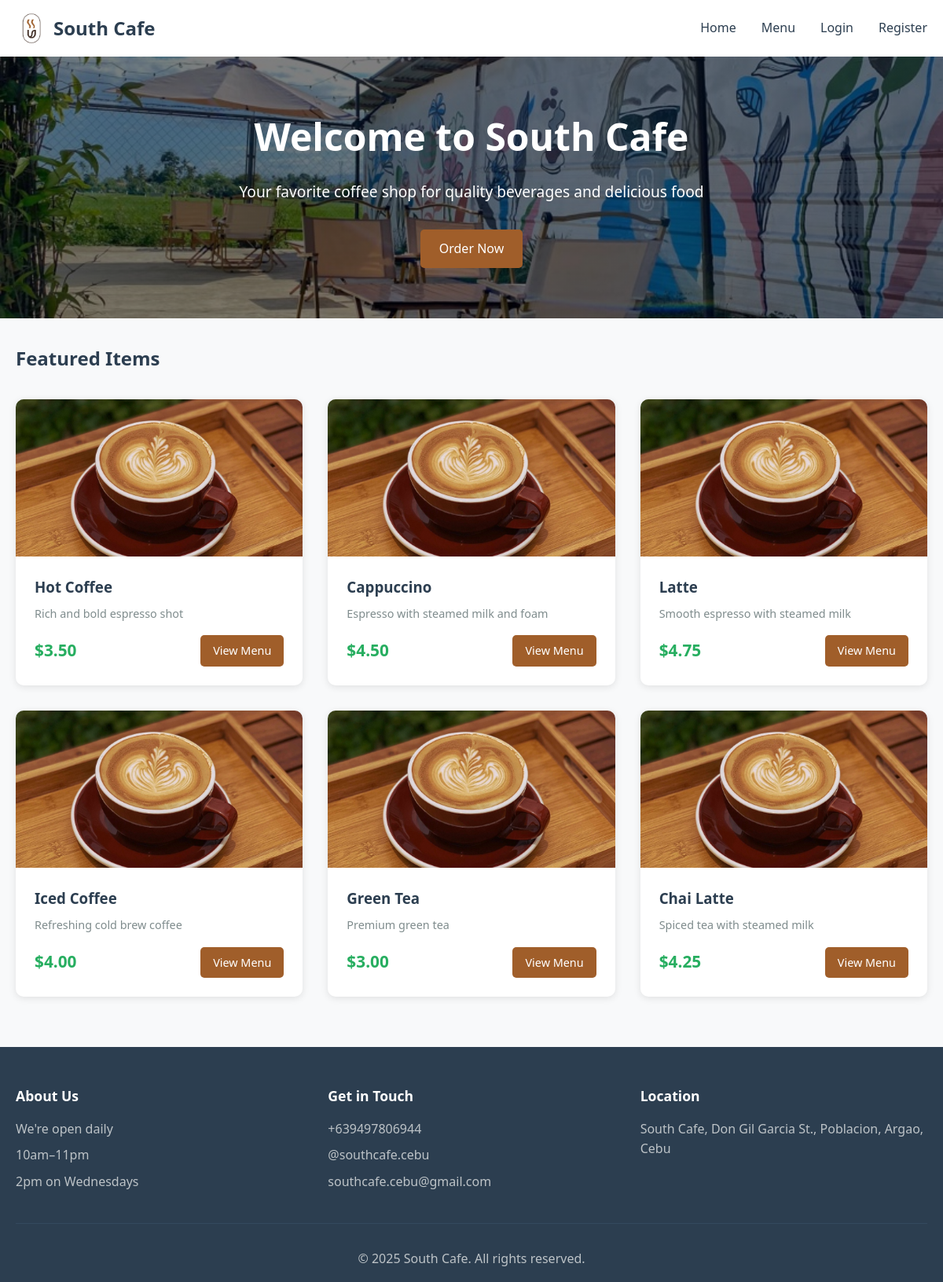
The page / on the database its author committed.
### tables this page shows
CREATE TABLE IF NOT EXISTS products (
    id INT AUTO_INCREMENT PRIMARY KEY,
    name VARCHAR(100) NOT NULL,
    description TEXT,
    price DECIMAL(10, 2) NOT NULL,
    category_id INT,
    image VARCHAR(255),
    available BOOLEAN DEFAULT TRUE,
    created_at TIMESTAMP DEFAULT CURRENT_TIMESTAMP,
    FOREIGN KEY (category_id) REFERENCES categories(id)
);

### config.php (called while the page is built, shortened)
<?php
function isLoggedIn() {
    return isset($_SESSION['user_id']);
}
?>

### index.php (the view, shortened to what this page needs)
<?php
require_once 'config.php';
$query = "SELECT * FROM products WHERE available = 1 ORDER BY created_at DESC LIMIT 6";
$result = mysqli_query($conn, $query);
$featured_products = mysqli_fetch_all($result, MYSQLI_ASSOC);
include 'includes/header.php';
?>
<div class="hero">
    <div class="container">
        <h1>Welcome to South Cafe</h1>
        <p>Your favorite coffee shop for quality beverages and delicious food</p>
        <a href="menu.php" class="btn btn-primary">Order Now</a>
    </div>
</div>
<div class="container">
    <section class="featured-section">
        <h2>Featured Items</h2>
        <div class="product-grid">
            <?php foreach ($featured_products as $product): ?>
                <div class="product-card">
                    <div class="product-image">
                        <img src="images/<?php echo htmlspecialchars($product['image']); ?>"
                             alt="<?php echo htmlspecialchars($product['name']); ?>"
                             onerror="this.src='images/placeholder.jpg'">
                    </div>
                    <div class="product-info">
                        <h3><?php echo htmlspecialchars($product['name']); ?></h3>
                        <p class="product-description"><?php echo htmlspecialchars($product['description']); ?></p>
                        <div class="product-footer">
                            <span class="price">$<?php echo number_format($product['price'], 2); ?></span>
                            <a href="menu.php" class="btn btn-small btn-primary">View Menu</a>
                        </div>
                    </div>
                </div>
            <?php endforeach; ?>
        </div>
    </section>
</div>
<?php include 'includes/footer.php'; ?>

### includes/header.php (shortened to what this page needs)
<!DOCTYPE html>
<html lang="en">
<head>
    <link rel="stylesheet" href="style.css">
</head>
<body>
    <nav class="navbar">
        <div class="container">
            <div class="nav-brand">
                <a href="index.php">
                    <img src="images/logo.png" alt="South Cafe Logo" class="logo">
                    South Cafe
                </a>
            </div>
            <ul class="nav-menu">
                <li><a href="index.php">Home</a></li>
                <li><a href="menu.php">Menu</a></li>
                <?php if (isLoggedIn()): ?>
                    <li><a href="cart.php">Cart</a></li>
                    <li><a href="orders.php">My Orders</a></li>
                    <li><a href="logout.php">Logout</a></li>
                <?php else: ?>
                    <li><a href="login.php">Login</a></li>
                    <li><a href="register.php">Register</a></li>
                <?php endif; ?>
            </ul>
        </div>
    </nav>
    <main class="main-content">

### includes/footer.php
    </main>
    <footer class="footer">
        <div class="container">
            <div class="footer-content">
                <div class="footer-section">
                    <h3>About Us</h3>
                    <p>We're open daily</p>
                    <p>10am–11pm</p>
                    <p>2pm on Wednesdays</p>
                </div>
                <div class="footer-section">
                    <h3>Get in Touch</h3>
                    <p>+639497806944</p>
                    <p>@southcafe.cebu</p>
                    <p>southcafe.cebu@gmail.com</p>
                </div>
                <div class="footer-section">
                    <h3>Location</h3>
                    <p><a href="https://maps.google.com/?q=South+Cafe,+Don+Gil+Garcia+St.,+Poblacion,+Argao,+Cebu" target="_blank" class="footer-link">South Cafe, Don Gil Garcia St., Poblacion, Argao, Cebu</a></p>
                </div>
            </div>
            <div class="footer-bottom">
                <p>&copy; <?php echo date('Y'); ?> South Cafe. All rights reserved.</p>
            </div>
        </div>
    </footer>
</body>
</html>

### style.css (style rules this page uses)
* { margin: 0; padding: 0; box-sizing: border-box; }
body { font-family: 'Segoe UI', Tahoma, Geneva, Verdana, sans-serif; line-height: 1.6; color: #333; background-color: #f8f9fa; }
.container { max-width: 1200px; margin: 0 auto; padding: 0 20px; }
.navbar { background-color: white; color: #333; padding: 1rem 0; box-shadow: 0 2px 5px rgba(0,0,0,0.1); }
.navbar .container { display: flex; justify-content: space-between; align-items: center; }
.nav-brand a { color: #2c3e50; text-decoration: none; font-size: 1.5rem; font-weight: bold; display: flex; align-items: center; gap: 0.5rem; }
.nav-brand .logo { width: 40px; height: 40px; object-fit: contain; }
.nav-menu { display: flex; list-style: none; gap: 2rem; }
.nav-menu a { color: #2c3e50; text-decoration: none; transition: color 0.3s; }
.hero { background: linear-gradient(rgba(0, 0, 0, 0.5), rgba(0, 0, 0, 0.5)), url('images/home-bg.jpg'); background-size: cover; background-position: center; background-repeat: no-repeat; color: white; padding: 4rem 0; text-align: center; margin-bottom: 2rem; }
.hero h1 { font-size: 3rem; margin-bottom: 1rem; }
.hero p { font-size: 1.2rem; margin-bottom: 2rem; }
.btn { display: inline-block; padding: 0.75rem 1.5rem; border: none; border-radius: 5px; cursor: pointer; text-decoration: none; transition: all 0.3s; font-size: 1rem; }
.btn-primary { background-color: #A05E2A; color: white; }
.btn-small { padding: 0.5rem 1rem; font-size: 0.9rem; }
.product-grid { display: grid; grid-template-columns: repeat(auto-fill, minmax(280px, 1fr)); gap: 2rem; margin: 2rem 0; }
.product-card { background: white; border-radius: 10px; overflow: hidden; box-shadow: 0 2px 10px rgba(0,0,0,0.1); transition: transform 0.3s; }
.product-image { position: relative; height: 200px; overflow: hidden; background-color: #ecf0f1; }
.product-image img { width: 100%; height: 100%; object-fit: cover; }
.product-info { padding: 1.5rem; }
.product-info h3 { margin-bottom: 0.5rem; color: #2c3e50; }
.product-description { color: #7f8c8d; font-size: 0.9rem; margin-bottom: 1rem; }
.product-footer { display: flex; justify-content: space-between; align-items: center; margin-top: 1rem; }
.price { font-size: 1.3rem; font-weight: bold; color: #27ae60; }
.footer { background-color: #2c3e50; color: white; padding: 3rem 0 1rem 0; margin-top: 4rem; }
.footer-content { display: grid; grid-template-columns: repeat(auto-fit, minmax(250px, 1fr)); gap: 2rem; margin-bottom: 2rem; }
.footer-section h3 { margin-bottom: 1rem; color: white; font-size: 1.1rem; }
.footer-section p { color: #bdc3c7; margin-bottom: 0.5rem; line-height: 1.6; }
.footer-link { color: #bdc3c7; text-decoration: none; transition: color 0.3s; }
.footer-bottom { text-align: center; padding-top: 2rem; border-top: 1px solid #34495e; }
.footer-bottom p { color: #bdc3c7; }
.main-content { min-height: calc(100vh - 200px); }
.featured-section h2 { margin: 2rem 0 1rem 0; color: #2c3e50; }

### rows shown on the page
products: image (picture), name "Hot Coffee", description "Rich and bold espresso shot", price "3.50"
products: name "Cappuccino", description "Espresso with steamed milk and foam", price "4.50"
products: name "Latte", description "Smooth espresso with steamed milk", price "4.75"
products: name "Iced Coffee", description "Refreshing cold brew coffee", price "4.00"
products: name "Green Tea", description "Premium green tea", price "3.00"
products: name "Chai Latte", description "Spiced tea with steamed milk", price "4.25"
